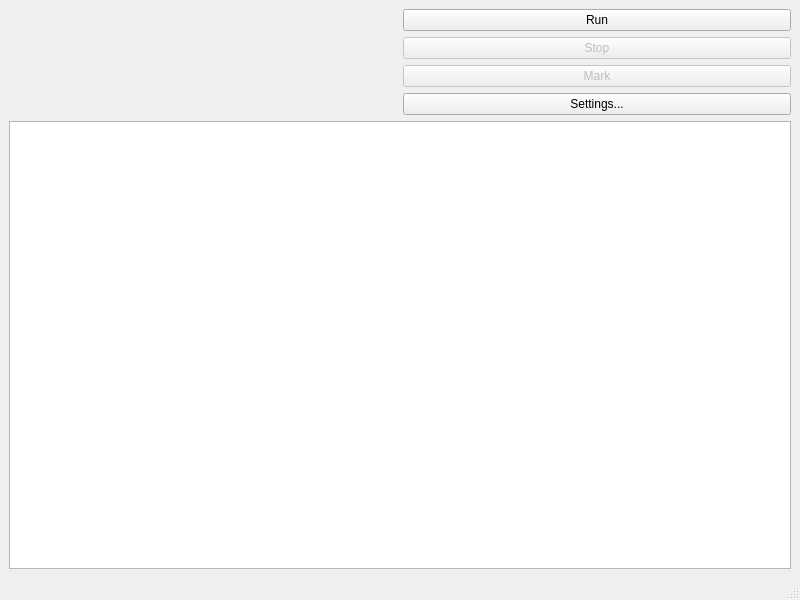
<?xml version="1.0" encoding="UTF-8"?>
<ui version="4.0">
 <class>MainWindow</class>
 <widget class="QMainWindow" name="MainWindow">
  <property name="geometry">
   <rect>
    <x>0</x>
    <y>0</y>
    <width>800</width>
    <height>600</height>
   </rect>
  </property>
  <property name="windowTitle">
   <string>MainWindow</string>
  </property>
  <widget class="QWidget" name="centralwidget">
   <layout class="QVBoxLayout" name="verticalLayout_2">
    <item>
     <layout class="QHBoxLayout" name="horizontalLayout">
      <item>
       <widget class="QLabel" name="view">
        <property name="font">
         <font>
          <pointsize>36</pointsize>
         </font>
        </property>
        <property name="text">
         <string/>
        </property>
        <property name="scaledContents">
         <bool>true</bool>
        </property>
        <property name="alignment">
         <set>Qt::AlignCenter</set>
        </property>
       </widget>
      </item>
      <item>
       <layout class="QVBoxLayout" name="verticalLayout">
        <item>
         <widget class="QPushButton" name="run">
          <property name="text">
           <string>Run</string>
          </property>
         </widget>
        </item>
        <item>
         <widget class="QPushButton" name="stop">
          <property name="enabled">
           <bool>false</bool>
          </property>
          <property name="text">
           <string>Stop</string>
          </property>
         </widget>
        </item>
        <item>
         <widget class="QPushButton" name="mark">
          <property name="enabled">
           <bool>false</bool>
          </property>
          <property name="text">
           <string>Mark</string>
          </property>
         </widget>
        </item>
        <item>
         <widget class="QPushButton" name="settings">
          <property name="text">
           <string>Settings...</string>
          </property>
         </widget>
        </item>
       </layout>
      </item>
     </layout>
    </item>
    <item>
     <widget class="QTextBrowser" name="summary"/>
    </item>
   </layout>
  </widget>
  <widget class="QMenuBar" name="menubar">
   <property name="geometry">
    <rect>
     <x>0</x>
     <y>0</y>
     <width>800</width>
     <height>25</height>
    </rect>
   </property>
  </widget>
  <widget class="QStatusBar" name="statusbar"/>
 </widget>
 <resources/>
 <connections/>
</ui>
